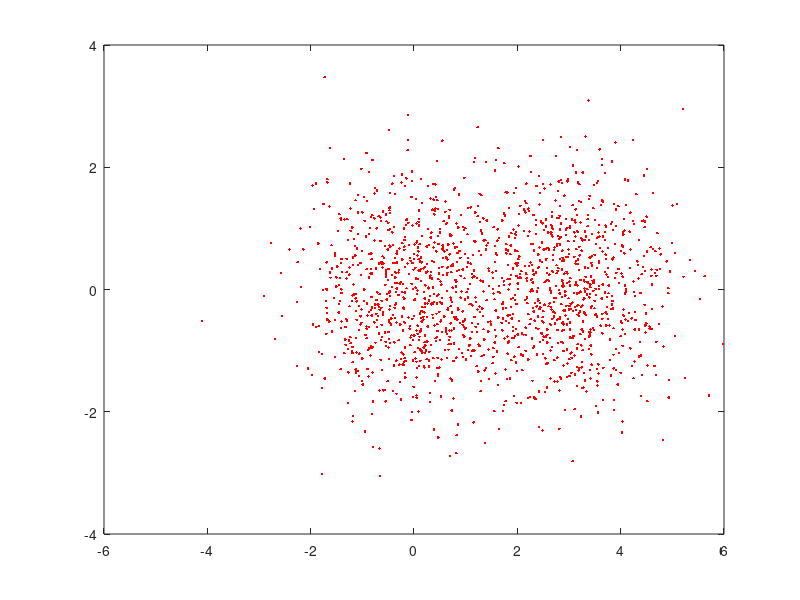
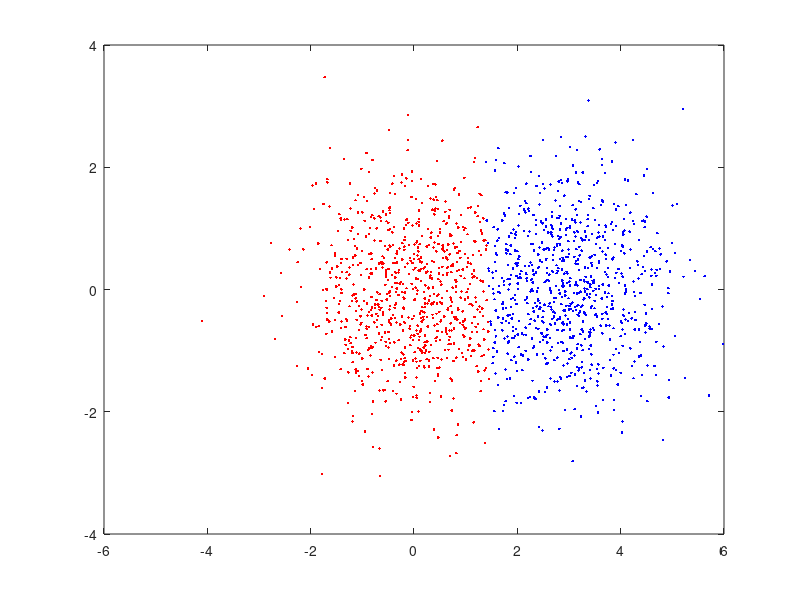
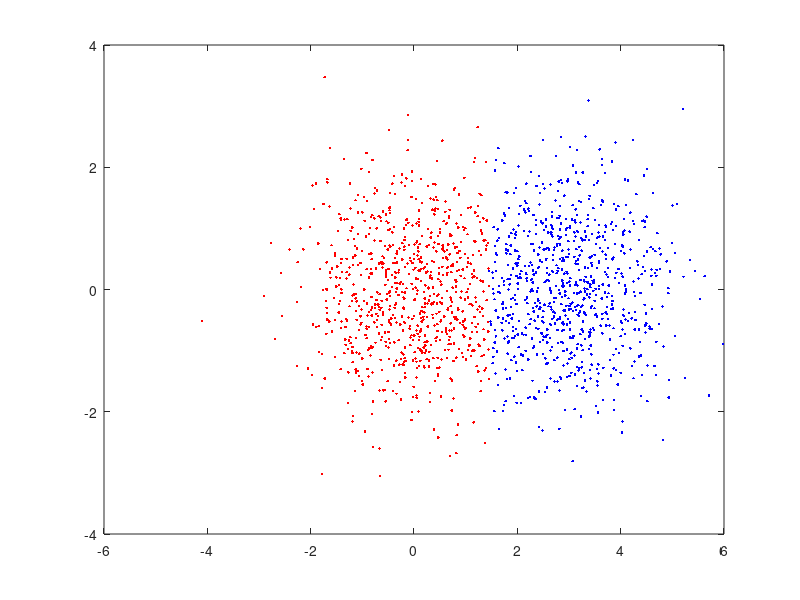
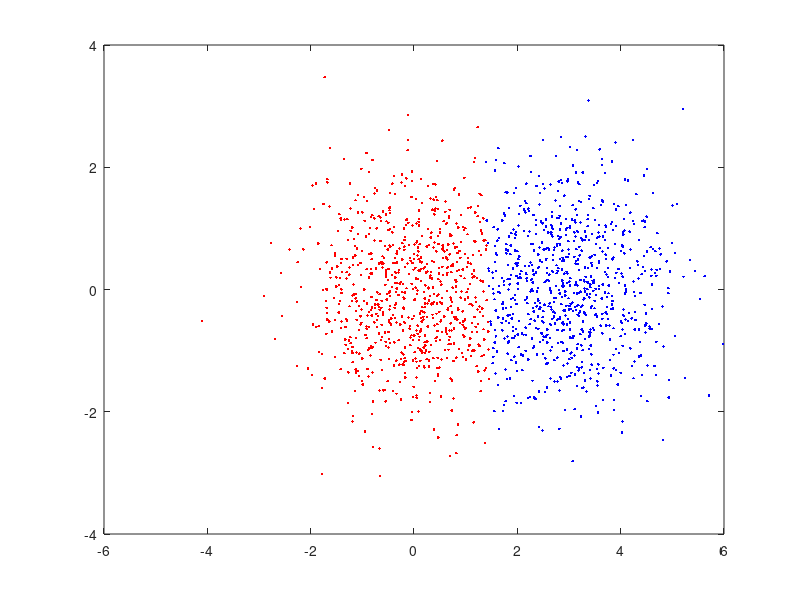

The MATLAB source for these figures, in order:
load('dataset1.txt');
load('dataset2.txt');
load('dataset3.txt');

plot(dataset1(:,1),dataset1(:,2),'r.');
%plot(dataset2(:,1),dataset2(:,2),'r.');
%plot(dataset3(:,1),dataset3(:,2),'r.');


maxiterations = 10;

%does k-means
dataset = dataset1;
k=2;
datasetSize = size(dataset);
numPoints = datasetSize(1);

%randomizes the order of the operant data set
dataset = dataset(randperm(numPoints),:);

r = 3;
randOrder = randperm(numPoints);
%repeats k-means for r different starting points
for instance = 1:r
   
    meanRows = randOrder((k*instance - k + 1):(k*instance));

    %assign the cluster rows randomly
    currentClusters = zeros(k,2);
    currentClusterDistances = zeros(k,1);
    for row = 1:k
        currentClusters(row,:) = dataset(meanRows(row),:);
    end


    currentClusterAssignments = zeros(numPoints,1);


    for iteration = 1:maxiterations
        currentNumChanged = 0;
        currentSumOfSquares = 0;
        cluster1Rows = [];
        cluster2Rows = [];

        %loop through the data points finding the closest cluster for each point
        for dataPoint = 1:numPoints
           for cluster = 1:k
               currentClusterDistances(cluster) = norm(currentClusters(cluster,:)-dataset(dataPoint,:));
           end

           [currentMinDistance,bestCluster] = min(currentClusterDistances);
           currentSumOfSquares = currentSumOfSquares + currentMinDistance;

           if(bestCluster ~= currentClusterAssignments(dataPoint))
               currentClusterAssignments(dataPoint) = bestCluster;
               currentNumChanged = currentNumChanged + 1;
           end

           if(currentClusterAssignments(dataPoint) == 1)
              cluster1Rows = [cluster1Rows;dataset(dataPoint,:)]; 
           elseif(currentClusterAssignments(dataPoint) == 2)
               cluster2Rows = [cluster2Rows;dataset(dataPoint,:)]; 
           end
        end

        %it has converged
        if(currentNumChanged < 1)
           break; 
        end

        %reassign the clusters
        currentClusters(1,:) = [mean(cluster1Rows(:,1)) mean(cluster1Rows(:,2))];
        currentClusters(2,:) = [mean(cluster2Rows(:,1)) mean(cluster2Rows(:,2))];
    end

    figure
    plot(cluster1Rows(:,1),cluster1Rows(:,2),'r.',...
            cluster2Rows(:,1),cluster2Rows(:,2),'b.'); 
    
    
end

